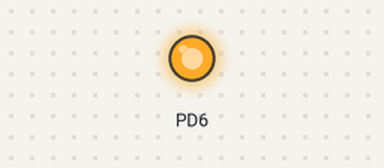
This program was run on a simulated ATmega328P, built with avr-gcc and emulated at 16 MHz (the files do not name the chip). On the bench: output pins drawn as LEDs (lit = HIGH).

Above: at 0.05 s.
At 0.5 s:
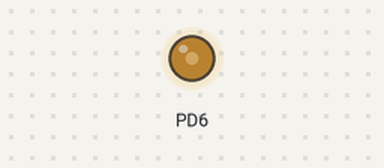
At 0.95 s:
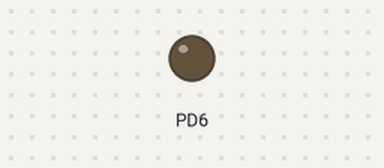
At 2.25 s:
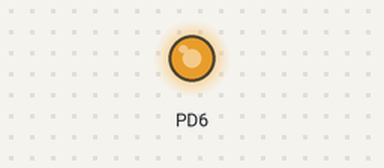
Timing chart, 0 to 6.0 s (numbered marks = the images above):
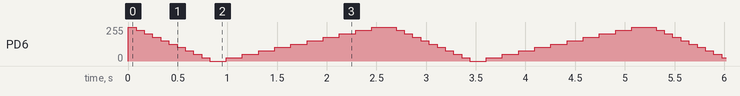

The program:

main.c
```c
/*
 * pwm_led.c
 *
 * Created: 7/24/2018 9:08:06 AM
 * Author : cristian.bulacu
 */

#define F_CPU			16000000UL

#include <avr/io.h>
#include <avr/interrupt.h>
#include <util/delay.h>

double duty_cycle = 100;
uint8_t state = 0;

int main(void)
{
	DDRD |= (1 << PORTD6); //setting PORTD6 an an output

	TCCR0A |= (1 << COM0A1); // clear OC0A on Compare Match at BOTTOM (non-inverting mode)
	TCCR0A |= (1 << WGM00) | (1 << WGM01); // fast PWM setup

	TIMSK0 |= (1 << TOIE0); // Timer/Counter0 Overflow Interrupt Enable

	OCR0A = (duty_cycle/100)*255; // setting the actual compare value for the interrupt

	sei(); // here I set the external interrupts

	TCCR0B |= (1 << CS00); // prescaler set to 1 at the moment and also starts the timer


    while (1)
    {
		cli();
		_delay_ms(80);
		sei();
		if(state == 0)
		{
			duty_cycle -=10;
			if(duty_cycle == 0)
			{
				state = 1;
			}
		}
		else
		{
			cli();
			_delay_ms(80);
			sei();
			duty_cycle +=10;
			if(duty_cycle >100)
			{
				duty_cycle = 100;
				state = 0;
			}
		}

	}

	return 0;
}

ISR(TIMER0_OVF_vect)
{
	OCR0A = (duty_cycle/100)*255; // setting the new compare value for the interrupt
}
```
